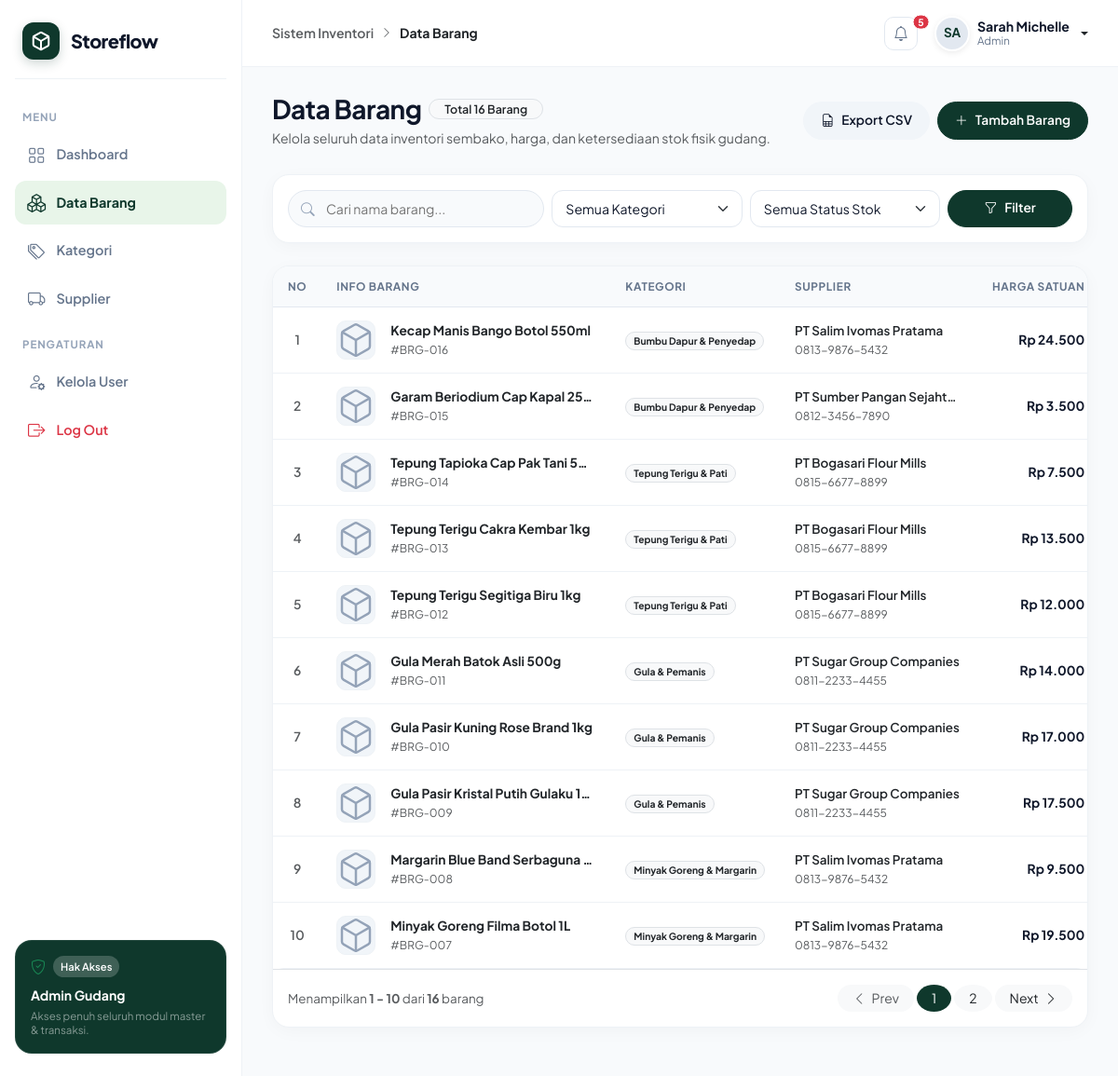
Screenshot of /barang/index.php (signed in) with the database file from the repository.
### tables this page shows
CREATE TABLE `barang` (
  `id_barang` INT AUTO_INCREMENT PRIMARY KEY,
  `nama_barang` VARCHAR(150) NOT NULL,
  `id_kategori` INT NOT NULL,
  `id_supplier` INT NOT NULL,
  `stok` INT NOT NULL DEFAULT 0,
  `harga` DECIMAL(12,2) NOT NULL DEFAULT 0.00,
  `gambar` VARCHAR(255) DEFAULT NULL,
  `created_at` TIMESTAMP DEFAULT CURRENT_TIMESTAMP,
  CONSTRAINT `fk_barang_kategori` FOREIGN KEY (`id_kategori`) 
    REFERENCES `kategori` (`id_kategori`) 
    ON DELETE RESTRICT 
    ON UPDATE CASCADE,
  CONSTRAINT `fk_barang_supplier` FOREIGN KEY (`id_supplier`) 
    REFERENCES `supplier` (`id_supplier`) 
    ON DELETE RESTRICT 
    ON UPDATE CASCADE
);

CREATE TABLE `kategori` (
  `id_kategori` INT AUTO_INCREMENT PRIMARY KEY,
  `nama_kategori` VARCHAR(100) NOT NULL UNIQUE
);

CREATE TABLE `supplier` (
  `id_supplier` INT AUTO_INCREMENT PRIMARY KEY,
  `nama_supplier` VARCHAR(100) NOT NULL,
  `kontak` VARCHAR(20) DEFAULT NULL,
  `alamat` TEXT DEFAULT NULL
);

### barang/index.php (the view, shortened to what this page needs)
<?php
require_once __DIR__ . '/../includes/header.php';
require_once __DIR__ . '/../includes/sidebar.php';
$q = trim($_GET['q'] ?? '');
$whereClauses = [];
$params = [];
$whereSql = !empty($whereClauses) ? "WHERE " . implode(" AND ", $whereClauses) : "";
$countSql = "
    SELECT COUNT(*)
    FROM barang b
    JOIN kategori k ON b.id_kategori = k.id_kategori
    {$whereSql}
";
$stmtCount = $pdo->prepare($countSql);
$stmtCount->execute($params);
$totalRows = (int) $stmtCount->fetchColumn();
$limit = 10;
$totalPages = max(1, (int) ceil($totalRows / $limit));
$page = isset($_GET['page']) ? max(1, min($totalPages, (int) $_GET['page'])) : 1;
$offset = ($page - 1) * $limit;
$dataSql = "
    SELECT
        b.id_barang,
        b.nama_barang,
        b.id_kategori,
        b.id_supplier,
        b.stok,
        b.harga,
        b.gambar,
        b.created_at,
        k.nama_kategori,
        s.nama_supplier,
        s.kontak as kontak_supplier,
        s.alamat as alamat_supplier
    FROM barang b
    JOIN kategori k ON b.id_kategori = k.id_kategori
    JOIN supplier s ON b.id_supplier = s.id_supplier
    {$whereSql}
    ORDER BY b.id_barang DESC
    LIMIT :offset, :limit
";
$stmtData = $pdo->prepare($dataSql);
$stmtData->bindValue(':offset', $offset, PDO::PARAM_INT);
$stmtData->bindValue(':limit', $limit, PDO::PARAM_INT);
$stmtData->execute();
$barangList = $stmtData->fetchAll();
$queryParams = $_GET;
unset($queryParams['page']);
$baseQueryString = http_build_query($queryParams);
$exportUrl = BASE_URL . 'barang/export.php' . ($baseQueryString ? '?' . $baseQueryString : '');
?>
<main class="sf-main-content">
    <?php require_once __DIR__ . '/../includes/topbar.php'; ?>
    <div class="sf-body-container">
        <div class="d-flex flex-column flex-md-row justify-content-between align-items-start align-items-md-center mb-4 pb-1 gap-3">
            <div>
                <div class="d-flex align-items-center gap-2 mb-1 flex-wrap">
                    <h3 class="fw-bold mb-0">Data Barang</h3>
                    <span class="badge bg-light text-dark border rounded-pill px-3 py-1 fw-semibold" style="font-size: 0.78rem;">
                        Total <?= $totalRows ?> Barang
                    </span>
                </div>
                <p class="text-muted mb-0" style="font-size: 0.88rem;">
                    Kelola seluruh data inventori sembako, harga, dan ketersediaan stok fisik gudang.
                </p>
            </div>
            <div class="d-flex flex-wrap gap-2">
                <a href="<?= $exportUrl ?>" class="btn btn-sf-light">
                    <i class="bi bi-file-earmark-spreadsheet"></i>
                    <span>Export CSV</span>
                </a>
                <a href="<?= BASE_URL ?>barang/tambah.php" class="btn btn-sf-primary">
                    <i class="bi bi-plus-lg"></i>
                    <span>Tambah Barang</span>
                </a>
            </div>
        </div>
        <div class="sf-card mb-4 p-3">
            <form action="" method="GET" class="row g-2 align-items-center">
                <div class="col-12 col-md-4">
                    <div class="sf-search-box w-100">
                        <input type="text" name="q" placeholder="Cari nama barang..." value="<?= htmlspecialchars($q) ?>">
                    </div>
                </div>
                <div class="col-6 col-md-3">
                    <select name="kategori" class="form-select sf-input" style="height: 40px;">
                        <option value="">Semua Kategori</option>
                    </select>
                </div>
                <div class="col-6 col-md-3">
                    <select name="stok" class="form-select sf-input" style="height: 40px;">
                        <option value="">Semua Status Stok</option>
                    </select>
                </div>
                <div class="col-12 col-md-2 d-flex gap-2">
                    <button type="submit" class="btn btn-sf-primary w-100 justify-content-center" style="height: 40px;">
                        <i class="bi bi-funnel"></i> Filter
                    </button>
                </div>
            </form>
        </div>
        <div class="sf-card p-0 overflow-hidden mb-4">
            <div class="sf-table-responsive">
                <table class="table sf-table">
                    <thead>
                        <tr>
                            <th class="text-center" style="width: 50px;">No</th>
                            <th>Info Barang</th>
                            <th>Kategori</th>
                            <th>Supplier</th>
                            <th class="text-end">Harga Satuan</th>
                        </tr>
                    </thead>
                    <tbody>
                        <?php if (!empty($barangList)): ?>
                            <?php foreach ($barangList as $index => $item): ?>
                                <?php
                                    $thumb = !empty($item['gambar']) && file_exists(__DIR__ . '/../uploads/' . $item['gambar'])
                                        ? BASE_URL . 'uploads/' . htmlspecialchars($item['gambar'])
                                        : 'https://images.unsplash.com/photo-1586201375761-83865001e31c?auto=format&fit=crop&w=150&q=80';
                                ?>
                                <tr>
                                    <td class="text-center text-muted fw-semibold"><?= $offset + $index + 1 ?></td>
                                    <td>
                                        <div class="d-flex align-items-center gap-3">
                                            <img src="<?= $thumb ?>" alt="<?= htmlspecialchars($item['nama_barang']) ?>" class="sf-thumb-sm" onerror="this.onerror=null; this.src='<?= BASE_URL ?>assets/img/package-placeholder.svg';">
                                            <div class="overflow-hidden" style="max-width: 220px;">
                                                <div class="fw-bold text-dark text-truncate" title="<?= htmlspecialchars($item['nama_barang']) ?>">
                                                    <?= htmlspecialchars($item['nama_barang']) ?>
                                                </div>
                                                <small class="text-muted">#BRG-<?= str_pad($item['id_barang'], 3, '0', STR_PAD_LEFT) ?></small>
                                            </div>
                                        </div>
                                    </td>
                                    <td class="text-nowrap">
                                        <span class="badge bg-light text-dark border px-2 py-1 rounded-pill">
                                            <?= htmlspecialchars($item['nama_kategori']) ?>
                                        </span>
                                    </td>
                                    <td>
                                        <div class="overflow-hidden" style="max-width: 180px;">
                                            <div class="fw-semibold text-dark text-truncate" style="font-size: 0.84rem;" title="<?= htmlspecialchars($item['nama_supplier']) ?>">
                                                <?= htmlspecialchars($item['nama_supplier']) ?>
                                            </div>
                                            <small class="text-muted"><?= htmlspecialchars($item['kontak_supplier'] ?? '-') ?></small>
                                        </div>
                                    </td>
                                    <td class="text-end text-nowrap fw-bold">
                                        Rp <?= number_format($item['harga'], 0, ',', '.') ?>
                                    </td>
                                </tr>
                            <?php endforeach; ?>
                        <?php endif; ?>
                    </tbody>
                </table>
            </div>
            <div class="p-3 border-top d-flex flex-column flex-sm-row justify-content-between align-items-center gap-3">
                <span class="text-muted" style="font-size: 0.84rem;">
                    Menampilkan <strong><?= $totalRows > 0 ? $offset + 1 : 0 ?> - <?= min($offset + $limit, $totalRows) ?></strong> dari <strong><?= $totalRows ?></strong> barang
                </span>
                <?php if ($totalPages > 1): ?>
                    <nav>
                        <ul class="pagination pagination-sm m-0 gap-1">
                            <li class="page-item <?= ($page <= 1) ? 'disabled' : '' ?>">
                                <a class="page-link rounded-pill px-3 border-0 bg-light text-muted" href="?<?= http_build_query(array_merge($queryParams, ['page' => $page - 1])) ?>">
                                    <i class="bi bi-chevron-left me-1"></i> Prev
                                </a>
                            </li>
                            <?php for ($i = 1; $i <= $totalPages; $i++): ?>
                                <li class="page-item <?= ($i === $page) ? 'active' : '' ?>">
                                    <a class="page-link rounded-circle px-3 border-0 <?= ($i === $page) ? 'text-white' : 'text-dark bg-light' ?>"
                                       style="<?= ($i === $page) ? 'background-color: var(--sf-primary);' : '' ?>"
                                       href="?<?= http_build_query(array_merge($queryParams, ['page' => $i])) ?>">
                                        <?= $i ?>
                                    </a>
                                </li>
                            <?php endfor; ?>
                            <li class="page-item <?= ($page >= $totalPages) ? 'disabled' : '' ?>">
                                <a class="page-link rounded-pill px-3 border-0 bg-light text-dark" href="?<?= http_build_query(array_merge($queryParams, ['page' => $page + 1])) ?>">
                                    Next <i class="bi bi-chevron-right ms-1"></i>
                                </a>
                            </li>
                        </ul>
                    </nav>
                <?php endif; ?>
            </div>
        </div>
    </div>
<?php require_once __DIR__ . '/../includes/footer.php'; ?>

### rows the page displays
barang: index "1", nama_barang "Kecap Manis Bango Botol 550ml", id_barang "016", id_kategori.nama_kategori "Bumbu Dapur & Penyedap", id_supplier.nama_supplier "PT Salim Ivomas Pratama", id_supplier.kontak "0813-9876-5432", harga "24.500"
barang: index "2", nama_barang "Garam Beriodium Cap Kapal 25…", id_barang "015", id_kategori.nama_kategori "Bumbu Dapur & Penyedap", id_supplier.nama_supplier "PT Sumber Pangan Sejaht…", id_supplier.kontak "0812-3456-7890", harga "3.500"
barang: index "3", nama_barang "Tepung Tapioka Cap Pak Tani 5…", id_barang "014", id_kategori.nama_kategori "Tepung Terigu & Pati", id_supplier.nama_supplier "PT Bogasari Flour Mills", id_supplier.kontak "0815-6677-8899", harga "7.500"
barang: index "4", nama_barang "Tepung Terigu Cakra Kembar 1kg", id_barang "013", id_kategori.nama_kategori "Tepung Terigu & Pati", id_supplier.nama_supplier "PT Bogasari Flour Mills", id_supplier.kontak "0815-6677-8899", harga "13.500"
barang: index "5", nama_barang "Tepung Terigu Segitiga Biru 1kg", id_barang "012", id_kategori.nama_kategori "Tepung Terigu & Pati", id_supplier.nama_supplier "PT Bogasari Flour Mills", id_supplier.kontak "0815-6677-8899", harga "12.000"
barang: index "6", nama_barang "Gula Merah Batok Asli 500g", id_barang "011", id_kategori.nama_kategori "Gula & Pemanis", id_supplier.nama_supplier "PT Sugar Group Companies", id_supplier.kontak "0811-2233-4455", harga "14.000"
barang: index "7", nama_barang "Gula Pasir Kuning Rose Brand 1kg", id_barang "010", id_kategori.nama_kategori "Gula & Pemanis", id_supplier.nama_supplier "PT Sugar Group Companies", id_supplier.kontak "0811-2233-4455", harga "17.000"
barang: index "8", nama_barang "Gula Pasir Kristal Putih Gulaku 1kg", id_barang "009", id_kategori.nama_kategori "Gula & Pemanis", id_supplier.nama_supplier "PT Sugar Group Companies", id_supplier.kontak "0811-2233-4455", harga "17.500"
barang: index "9", nama_barang "Margarin Blue Band Serbaguna…", id_barang "008", id_kategori.nama_kategori "Minyak Goreng & Margarin", id_supplier.nama_supplier "PT Salim Ivomas Pratama", id_supplier.kontak "0813-9876-5432", harga "9.500"
barang: index "10", nama_barang "Minyak Goreng Filma Botol 1L", id_barang "007", id_kategori.nama_kategori "Minyak Goreng & Margarin", id_supplier.nama_supplier "PT Salim Ivomas Pratama", id_supplier.kontak "0813-9876-5432", harga "19.500"

### other values shown
$userRole "Admin"
$page_title "Data Barang"
$notifCount "5"
substr($user['nama'], 0, 2) "SA"
$user['nama'] "Sarah Michelle"
$user['role'] "Admin"
$totalRows "16"
$offset + 1 "1"
min($offset + $limit, $totalRows) "10"
